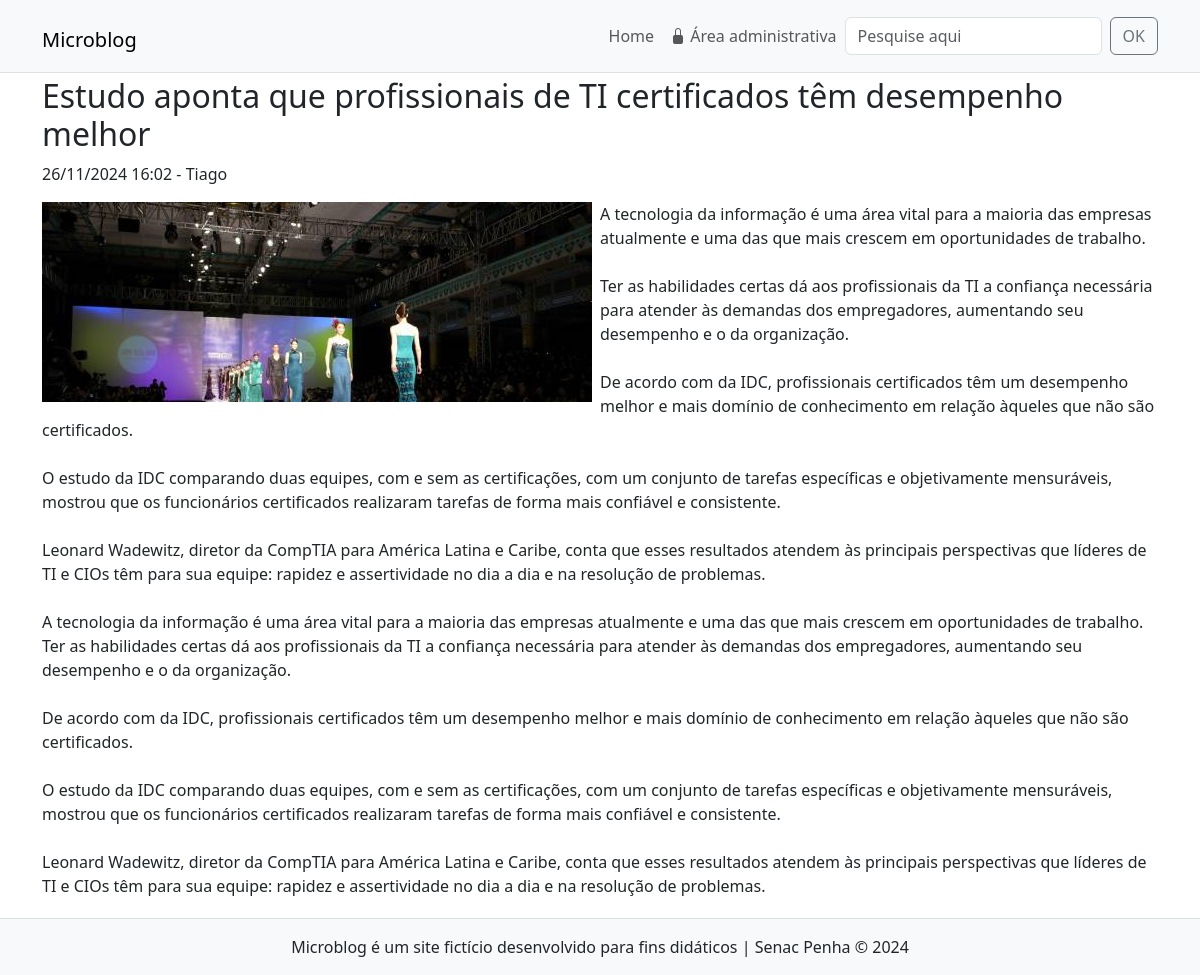
The app's page /noticia.php?id=8 with its own data.
### tables this page shows
CREATE TABLE `noticias` (
  `id` int(11) NOT NULL,
  `data` datetime NOT NULL DEFAULT current_timestamp(),
  `titulo` varchar(150) NOT NULL,
  `texto` text NOT NULL,
  `resumo` text NOT NULL,
  `imagem` varchar(45) NOT NULL,
  `usuario_id` int(11) NOT NULL
);

CREATE TABLE `usuarios` (
  `id` int(11) NOT NULL,
  `nome` varchar(45) NOT NULL,
  `email` varchar(45) NOT NULL,
  `senha` varchar(255) NOT NULL,
  `tipo` enum('admin','editor') NOT NULL
);

### includes/funcoes-noticias.php (called while the page is built, shortened)
<?php
function lerNoticiaCompleta($conexao, $idNoticia){
    $sql = "SELECT
                noticias.id,
                noticias.titulo,
                noticias.data,
                noticias.imagem,
                noticias.texto,
                usuarios.nome
            FROM noticias JOIN usuarios
            ON noticias.usuario_id = usuarios.id
            WHERE noticias.id = $idNoticia";
    $resultado = executarQuery($conexao, $sql);
    return mysqli_fetch_assoc($resultado);
}
function executarQuery($conexao, $sql) {
	$consulta = mysqli_query($conexao, $sql) or die(mysqli_error($conexao));
	return $consulta;
}
function formataData($data){
    return date("d/m/Y H:i", strtotime($data));
}

### noticia.php (the view)
<?php
require "includes/cabecalho.php";
require "includes/funcoes-noticias.php";
$idNoticia = $_GET['id'];
$dadosDaNoticia = lerNoticiaCompleta($conexao, $idNoticia);
?>
<div class="row my-1 mx-md-n1">
    <article class="col-12">
        <h2> <?=$dadosDaNoticia['titulo']?> </h2>
        <p class="font-weight-light">
            <time><?=formataData($dadosDaNoticia['data'])?></time>
            - <span><?=$dadosDaNoticia['nome']?></span>
        </p>
        <img src="imagens/<?=$dadosDaNoticia['imagem']?>" alt="" class="float-start pe-2 img-fluid">
        <p class="ajusta-texto"><?=$dadosDaNoticia['texto']?></p>
    </article>
</div>
<?php
require "includes/rodape.php";
?>

### css/style.css (style rules this page uses)
.ajusta-texto { white-space: pre-wrap; }

### records on screen
noticias: titulo "Estudo aponta que profissionais de TI certificados têm desempenho melhor", data "26/11/2024 16:02", usuario.nome "Tiago", imagem (picture), texto "A tecnologia da informação é uma área vital para a maioria das empresas atualmente e uma das que mais crescem em oportunidades de trabalho. Ter as habilidades certas dá aos profissionais da TI a confiança necessária para atender às demandas dos empregadores, aumentando seu desempenho e o da organização. De acordo com da IDC, profissionais certificados têm um desempenho melhor e mais domínio de conhecimento em relação àqueles que não são certificados. O estudo da IDC comparando duas equipes, com e sem as certificações, com um conjunto de tarefas específicas e objetivamente mensuráveis, mostrou que os funcionários certificados realizaram tarefas de forma mais confiável e consistente. Leonard…"
